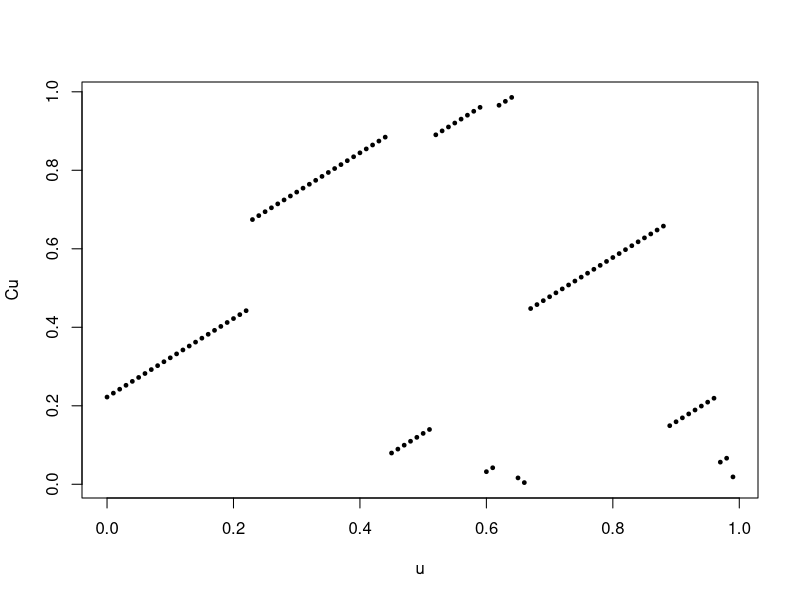

This chart was generated by the following R code:

library(gmp)
Chacon_num <- function(x){
  n <- 1L
  while(x > 1L - 1L/as.bigz(3)^(n+1)) n <- n+1
  while(x >= as.bigq(2,3)- 2L/as.bigq(3)^(n+1L) && x < as.bigq(2/3)) n <- n+1L
  i <- 1L; A <- as.bigq(c(0, 2, 6, 4), 9)
  while(i < n){
    A <- c(A, A + 2L/as.bigq(3)^(i+2L), 1L - 1L/as.bigz(3)^(i+1L), A + 4L/as.bigq(3)^(i+2L))
    i <- i+1L
  }
  dists <- x-as.numeric(A)
  j <- which(dists >= 0 & dists < 2L/as.bigq(3)^(n+1L))
  # à cette issue, x est dans le j-ième plateau de la n-ième tour (et pas dans le top)
  # les extrémités gauches de la n-ième tour sont données dans A
  return(as.numeric(A[j+1])+dists[j]) # c'est l'image de x par Chacon 
}

u <- seq(0, 0.99, by=.01) 
Cu <- numeric(length(u))
for(i in seq_along(u)){
  Cu[i] <- Chacon_num(u[i])
}

plot(u,Cu, pch=19, cex=0.5)
